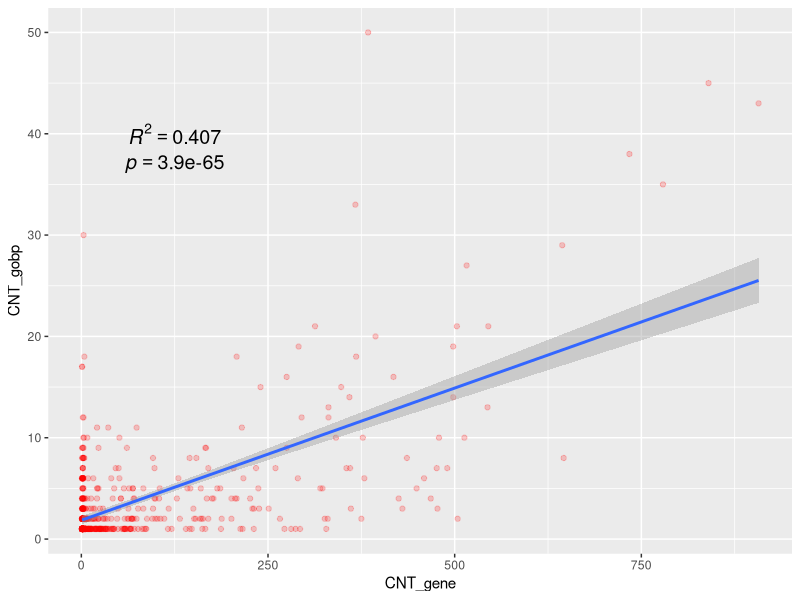
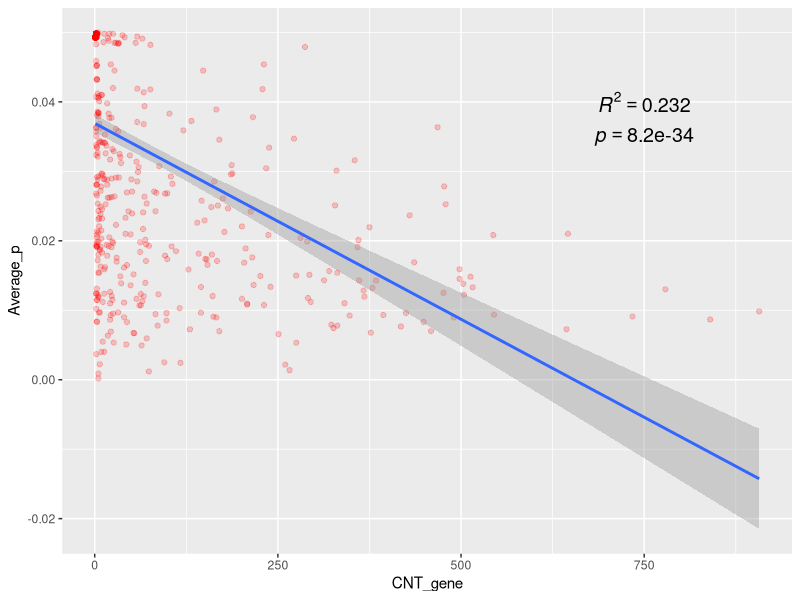

Reproduce these figures in R, in order.
setwd("E:\\GoogleDrive\\Research\\2020\\Avian_vocal_learning_20201020\\Final_Draft\\GitHub\\VocalLearningBirds_2020\\Vocallearningbirds_2020\\8.GOanalysis\\")

library(ggplot2)
data = read.table("summary_gprofiler_20190323_gene_and_gobp_over1.txt",header=T,sep='\t')
attach(data)
summary(data)


pdf("Fig6_20190323.pdf",width=5,height=5)


cor_value_cntGene_cntGO <- cor(CNT_gene, CNT_gobp)
lm_cntGene_cntGO <- lm(CNT_gene~CNT_gobp)
lm.sum = summary(lm_cntGene_cntGO)
tmp_r2 = lm.sum$adj.r.squared
tmp_p = lm.sum$coefficients[2,4]
rp = vector('expression',2)
rp[1] = substitute(expression(italic(R)^2 == Tmp_R2),
                   list(Tmp_R2 = format(tmp_r2,dig=3)))[2]
rp[2] = substitute(expression(italic(p) == Tmp_Pvalue),
                   list(Tmp_Pvalue = format(tmp_p, digits = 2)))[2]
ggplot(data = data, aes(x = CNT_gene, y = CNT_gobp))+#, size = Average_p)) + 
  geom_point(alpha = 0.2, col = "red") + geom_smooth(method="lm") + annotate(x=125, y=40, label=rp[1], geom="text", size=5) + annotate(x=125, y=37, label=rp[2], geom="text", size=5) 
  #scale_size_discrete(range = c(1,10))



cor_value_cntGene_meanP <- cor(CNT_gene, Average_p)
lm_cntGene_p <- lm(CNT_gene~Average_p)
lm.sum = summary(lm_cntGene_p)
tmp_r2 = lm.sum$adj.r.squared
tmp_p = lm.sum$coefficients[2,4]
rp = vector('expression',2)
rp[1] = substitute(expression(italic(R)^2 == Tmp_R2),
                   list(Tmp_R2 = format(tmp_r2,dig=3)))[2]
rp[2] = substitute(expression(italic(p) == Tmp_Pvalue),
                   list(Tmp_Pvalue = format(tmp_p, digits = 2)))[2]

ggplot(data = data, aes(x = CNT_gene, y = Average_p)) +#, size = CNT_gobp)) + 
  geom_point(alpha = 0.2, col = "red") + geom_smooth(method="lm") + annotate(x=750, y = 0.04, label=rp[1], geom="text", size=5)+ annotate(x=750, y = 0.035, label=rp[2], geom="text", size=5)
#scale_size_discrete(range = c(1,10))


dev.off()
